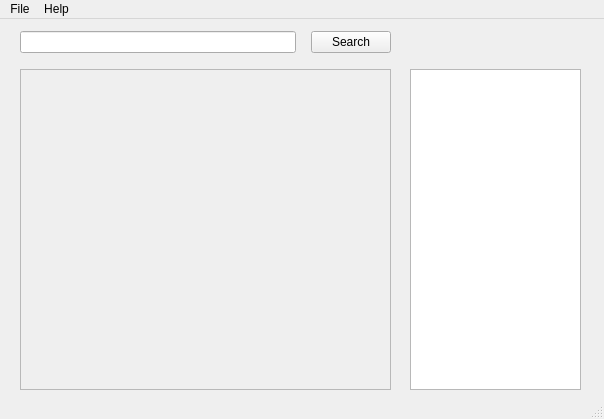
<?xml version="1.0" encoding="UTF-8"?>
<ui version="4.0">
 <class>MainWindow</class>
 <widget class="QMainWindow" name="MainWindow">
  <property name="geometry">
   <rect>
    <x>0</x>
    <y>0</y>
    <width>604</width>
    <height>419</height>
   </rect>
  </property>
  <property name="windowTitle">
   <string>MainWindow</string>
  </property>
  <widget class="QWidget" name="centralwidget">
   <widget class="QListView" name="dictionary">
    <property name="geometry">
     <rect>
      <x>410</x>
      <y>50</y>
      <width>171</width>
      <height>321</height>
     </rect>
    </property>
   </widget>
   <widget class="QWidget" name="layoutWidget">
    <property name="geometry">
     <rect>
      <x>20</x>
      <y>10</y>
      <width>371</width>
      <height>27</height>
     </rect>
    </property>
    <layout class="QHBoxLayout" name="horizontalLayout">
     <property name="spacing">
      <number>15</number>
     </property>
     <item>
      <widget class="QLineEdit" name="input"/>
     </item>
     <item>
      <widget class="QPushButton" name="search">
       <property name="text">
        <string>Search</string>
       </property>
      </widget>
     </item>
    </layout>
   </widget>
   <widget class="QScrollArea" name="scrollArea">
    <property name="geometry">
     <rect>
      <x>20</x>
      <y>50</y>
      <width>371</width>
      <height>321</height>
     </rect>
    </property>
    <property name="widgetResizable">
     <bool>true</bool>
    </property>
    <widget class="QWidget" name="scrollAreaWidgetContents">
     <property name="geometry">
      <rect>
       <x>0</x>
       <y>0</y>
       <width>369</width>
       <height>319</height>
      </rect>
     </property>
     <widget class="QWidget" name="gridLayoutWidget">
      <property name="geometry">
       <rect>
        <x>0</x>
        <y>0</y>
        <width>371</width>
        <height>321</height>
       </rect>
      </property>
      <layout class="QGridLayout" name="gridLayout">
       <item row="0" column="0">
        <widget class="QLabel" name="output">
         <property name="text">
          <string/>
         </property>
        </widget>
       </item>
      </layout>
     </widget>
    </widget>
   </widget>
  </widget>
  <widget class="QMenuBar" name="menubar">
   <property name="geometry">
    <rect>
     <x>0</x>
     <y>0</y>
     <width>604</width>
     <height>22</height>
    </rect>
   </property>
   <widget class="QMenu" name="file">
    <property name="title">
     <string>File</string>
    </property>
    <addaction name="exit"/>
   </widget>
   <widget class="QMenu" name="help">
    <property name="title">
     <string>Help</string>
    </property>
    <addaction name="helpContent"/>
    <addaction name="about"/>
   </widget>
   <addaction name="file"/>
   <addaction name="help"/>
  </widget>
  <widget class="QStatusBar" name="statusbar"/>
  <action name="exit">
   <property name="text">
    <string>Exit</string>
   </property>
  </action>
  <action name="helpContent">
   <property name="text">
    <string>Help</string>
   </property>
  </action>
  <action name="about">
   <property name="text">
    <string>About</string>
   </property>
  </action>
 </widget>
 <resources/>
 <connections/>
</ui>
